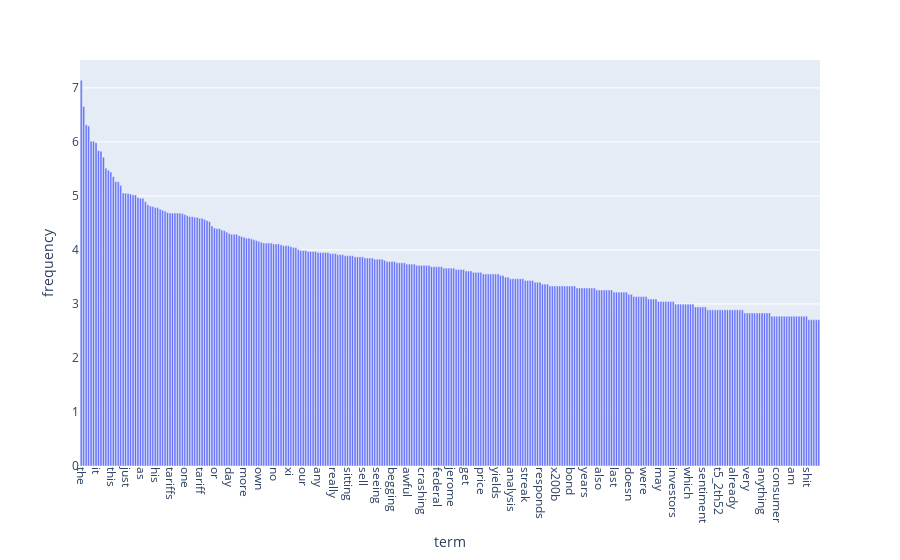

Notebook source saved alongside this figure:
### Code cell
import math
term_frequencies_log = [math.log(i) for i in term_frequencies]
# 將出現次數取對數
df = pd.DataFrame({
    'term': count_vect.get_feature_names_out(),
    'frequency': term_frequencies_log
})
# 將字詞依照出現次數對數排序（由大到小），並取前300項
df_top300 = df.sort_values(by='frequency', ascending=False).head(300)
fig = px.bar(df_top300, x='term', y='frequency')
fig.update_xaxes(tickangle=90)
fig.show()

### Figure 1 — Plotly figure (JSON) as saved in the notebook; plotly's stock layout.template omitted (floating-point values rounded to 4 significant figures; data arrays with more than 128 entries replaced by an {"elided": "..."} marker saying what was removed)
{"data": [{"hovertemplate": "term=%{x}<br>frequency=%{y}<extra></extra>", "legendgroup": "", "marker": {"color": "#636efa", "pattern": {"shape": ""}}, "name": "", "orientation": "v", "showlegend": false, "textposition": "auto", "type": "bar", "x": {"elided": "300 str values"}, "xaxis": "x", "y": {"elided": "300 float values"}, "yaxis": "y"}], "layout": {"barmode": "relative", "legend": {"tracegroupgap": 0}, "margin": {"t": 60}, "xaxis": {"anchor": "y", "domain": [0, 1], "tickangle": 90, "title": {"text": "term"}}, "yaxis": {"anchor": "x", "domain": [0, 1], "title": {"text": "frequency"}}}}
